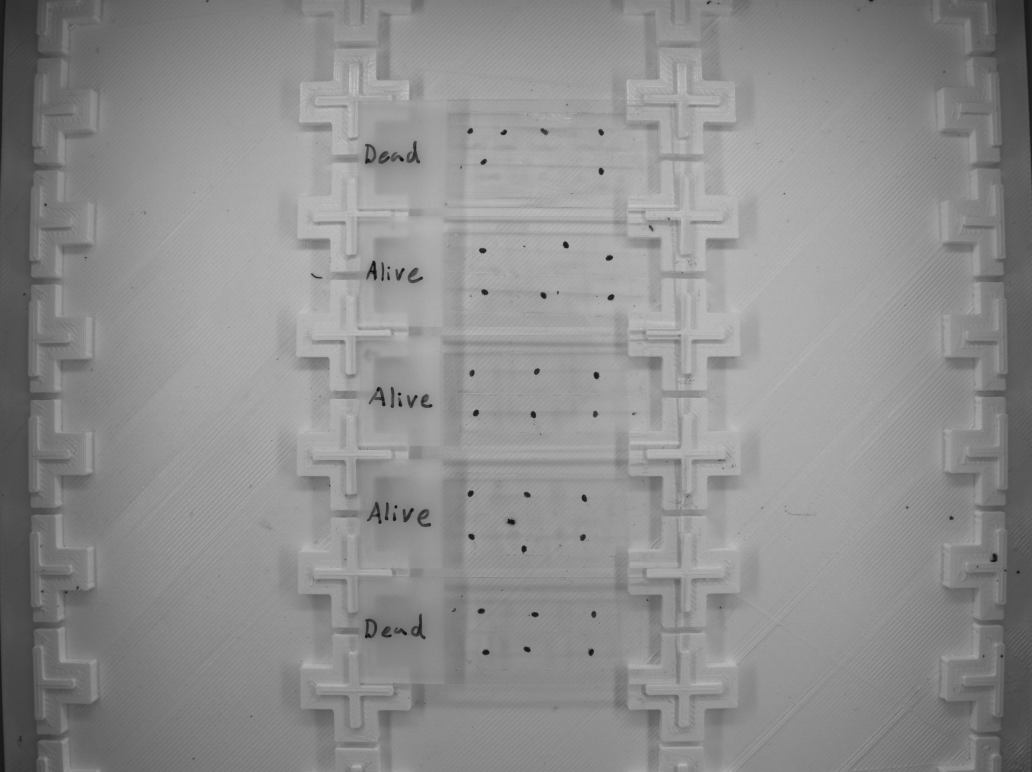
#> input picture scripts/sample_image.bmp, 2064 x 1544 px (shown at 1/2 size)
$ python demo_zoning.py
#> lines starting #> are read from the running program, lines starting #| are printed output that depends on the picture; after the words box and inside, x2 and y2 are one past the last pixel; in counts of white or black regions, pixels touching at a corner belong together
### classes/zones.py
from typing import Optional

from classes.rect import Rect, TextZone
from classes.app_config import AppConfig, get_default_config
import cv2
import numpy as np
import pandas as pd
from pathlib import Path

UNLABELED = "unlabeled"

# One row per (mite, recording). `moving`: the score of that recording reaches the
# threshold. x, y is the mite's centre in image pixels. `brightness`: the mean
# pixel value of the patch the score was taken from.
MITE_SCORE_COLUMNS = [
    "mite_ID", "time", "motion_score", "moving",
    "zone_id", "group", "zone_type", "x", "y", "brightness",
]


class Zone(TextZone):
    def __init__(self, x1, y1, x2, y2, type, id=None, label=None, config: Optional[AppConfig] = None):
        config = config or get_default_config()
        text = f"{type}_zone"
        style = config.zone_styles.get(text)

        style_kwargs = {}
        if style is not None:
            style_kwargs = dict(
                color=style.box_color,
                text_color=style.text_color,
                thickness=style.thickness,
                font_scale=style.font_scale,
                text_offset_y=style.text_offset_y,
            )

        super().__init__(x1, y1, x2, y2, text=text, **style_kwargs)
        self.type = type
        self.id = id
        self.mites = []  # List to hold Mite instances within this zone
        self.label = label

    # [4 lines left out: function label, not called in this run]

    @label.setter
    def label(self, value):
        """Setting a label also changes the text drawn above the zone."""
        self._label = value or None
        self.text = self._label if self._label else f"{self.type}_zone"

    # [4 lines left out: function group, not called in this run]

    def add_mite(self, mite):
        """Add a Mite instance to the zone"""
        self.mites.append(mite)

    # [9 lines left out: function draw_mask, not called in this run]

    def draw(self, image):
        """Draws the zone rectangle and label on the image."""
        super().draw(image)

        # also draw mites within this zone
        for mite in self.mites:
            mite.draw(image)


# Mites whose tops are within this many mite heights of each other are on one
# line when they are numbered: they lie scattered on the plate, not in rows.
MITE_LINE_HEIGHTS = 2


# [40 lines left out: functions sort_reading_order, mites_in_reading_order, mite_ids, not called in this run]


class ZoneManager:
    # [40 lines left out: functions __init__, from_coords_file, not called in this run]

    def add_zone(self, zone):
        self.zones.append(zone)

    # [49 lines left out: functions mites, exclusion_zones, valid_zones, labelled_zones, text_zone_for, apply_labels, not called in this run]

    def is_excluded(self, px, py):
        """Returns True if (px, py) falls inside any exclusion zone."""
        return any(zone.contains_point(px, py) for zone in self.exclusion_zones)

    # [104 lines left out: functions mask_image_to_valid_rois, draw, assign_mites, number_mites, zone_of, remove_mites and 1 more, not called in this run]

### classes/rect.py
import cv2


class Rect:
    def __init__(self, x1, y1, x2, y2, color=(0, 255, 0), thickness=2, **kwargs):
        # Ensure coordinates are in correct order (x1,y1) top-left, (x2,y2) bottom-right
        self.x1, self.y1 = int(min(x1, x2)), int(min(y1, y2))
        self.x2, self.y2 = int(max(x1, x2)), int(max(y1, y2))
        self.color = color
        self.thickness = thickness

        # set any additional dynamically injected attributes
        for key, value in kwargs.items():
            setattr(self, key, value)

    # [4 lines left out: function from_config, not called in this run]

    def draw(self, image, thickness=None):
        thickness = self.thickness if thickness is None else thickness
        cv2.rectangle(image, (self.x1, self.y1), (self.x2, self.y2), self.color, thickness)

    # [4 lines left out: function __contains__, not called in this run]

    def contains_point(self, px, py):
        """Return True if the point (px, py) falls within this rect's bounds."""
        return self.x1 <= px <= self.x2 and self.y1 <= py <= self.y2

    def __repr__(self):
        return f"Rect({self.x1}, {self.y1}, {self.x2}, {self.y2})"

    # [21 lines left out: functions __iter__, get_ROI, not called in this run]


class TextZone(Rect):
    def __init__(self, x1, y1, x2, y2, text="EMPTY", color=(255, 0, 0), text_color=(0, 0, 255),
                 thickness=2, font_scale=1.0, text_offset_y=10):
        super().__init__(x1, y1, x2, y2, color=color, thickness=thickness)
        self.text = text
        self.color = color
        self.text_color = text_color
        self.font_scale = font_scale
        self.text_offset_y = text_offset_y

    # [6 lines left out: function from_config, not called in this run]

    def draw(self, image, thickness=None, font_scale=None, font=cv2.FONT_HERSHEY_SIMPLEX):
        thickness = self.thickness if thickness is None else thickness
        font_scale = self.font_scale if font_scale is None else font_scale

        # Draw rectangle using Rect's method
        super().draw(image, thickness=thickness)

        # Add text
        cv2.putText(image, self.text, (self.x1, max(self.y1 - self.text_offset_y, 0)),
                    font, font_scale, self.text_color, thickness)

    def __repr__(self):
        return f"TextZone({self.x1}, {self.y1}, {self.x2}, {self.y2}, text='{self.text}')"

### classes/app_config.py
import os
import re
import shutil
from dataclasses import dataclass, field, fields
from functools import lru_cache
from pathlib import Path
from typing import Any, Optional

import yaml

# config.yaml is this machine's own and not in git, so an update never changes
# the metric saved from the calibration page. A new copy of the app makes it
# from config.default.yaml, which is in git. DISCOBOX_CONFIG names another file
# to use in its place: the tests', so they never depend on this machine's.
TEMPLATE_CONFIG_PATH = Path(__file__).resolve().parent.parent / "config.default.yaml"
DEFAULT_CONFIG_PATH = Path(os.environ.get("DISCOBOX_CONFIG") or TEMPLATE_CONFIG_PATH.with_name("config.yaml"))
# The movement score of every analysis. It is no longer chosen: a config file's
# own `mite.metric` is not read, and one without a threshold or parameters for
# this score (made before it was the one) takes config.default.yaml's.
# The frames always follow a shaking plate before they are scored
# (classes/scoring/plate_stabilizer.py): a file's own `mite.stabilize_plate` is not read either.
METRIC = "outline_variability"


def _config_file(config_path: Optional[str | Path] = None) -> Path:
    """The config file to read or write: `config_path`, or config.yaml, made
    from config.default.yaml if there is none yet."""
    if config_path is not None:
        return Path(config_path)
    if not DEFAULT_CONFIG_PATH.exists():
        shutil.copyfile(TEMPLATE_CONFIG_PATH, DEFAULT_CONFIG_PATH)
    return DEFAULT_CONFIG_PATH


@lru_cache(maxsize=None)
def _load_yaml_cached(config_path: Path) -> dict:
    """Read and parse a YAML file, caching the result per path so repeated
    AppConfig() instantiations don't hit the filesystem again."""
    with open(config_path, "r", encoding="utf-8") as file:
        return yaml.safe_load(file) or {}


def _tuplify(data: dict) -> dict:
    """Convert list values (e.g. YAML color arrays) into tuples."""
    return {key: tuple(value) if isinstance(value, list) else value for key, value in data.items()}


def _with_the_metric(mite: dict) -> dict:
    """A config file's `mite` section with METRIC as its metric, plate
    stabilization on, config.default.yaml's parameters for it (always: they
    were chosen with the score's constants, scripts/pipeline_optuna.py, and a
    machine's older ones would not fit them), and config.default.yaml's
    threshold for it where it has none."""
    mite = {**mite, "metric": METRIC, "stabilize_plate": True}
    for key in ("metric_thresholds", "metric_params"):
        own = dict(mite.get(key) or {})
        if (METRIC in own and key == "metric_thresholds") or not TEMPLATE_CONFIG_PATH.exists():
            continue
        template = _load_yaml_cached(TEMPLATE_CONFIG_PATH).get("mite", {}).get(key) or {}
        if METRIC in template:
            mite[key] = {**own, METRIC: template[METRIC]}
    return mite


def _with_the_blob_settings(detector: dict) -> dict:
    """A config file's `detector` section with config.default.yaml's blob
    detector settings (BLOB_SETTINGS), always: they were chosen on frames
    labelled by hand (scripts/detector_optuna.py), and a machine's config.yaml
    holds only the copy of older defaults it was made from."""
    if not TEMPLATE_CONFIG_PATH.exists():
        return detector
    template = _load_yaml_cached(TEMPLATE_CONFIG_PATH).get("detector") or {}
    return {**detector, **{key: template[key] for key in BLOB_SETTINGS if key in template}}


def _known(section, data: dict) -> dict:
    """The entries of `data` that `section` (a dataclass) has a field for.

    config.yaml is this machine's own, so it can hold a key saved by another
    version of the app; such a key is left out instead of stopping the app.
    """
    names = {f.name for f in fields(section)}
    return {key: value for key, value in data.items() if key in names}


@dataclass
class RectStyle:
    color: tuple
    thickness: int


@dataclass
class TextZoneStyle:
    box_color: tuple
    text_color: tuple
    thickness: int
    font_scale: float
    text_offset_y: int


@dataclass
class MiteConfig:
    radius: int
    metric: str
    moving_color: tuple
    still_color: tuple
    # metric name -> its parameters, e.g. {"topN_variability": {"n": 10}}; a metric
    # or parameter left out uses the default in its Analyzer function.
    metric_params: dict = field(default_factory=dict)
    # metric name -> its movement threshold, on that metric's scale, e.g.
    # {"topN_variability": 14.17}.
    metric_thresholds: dict = field(default_factory=dict)
    # The threshold of a metric missing from metric_thresholds (older config files).
    # After loading it is the threshold of `metric`.
    motion_threshold: Optional[float] = None
    # Take a shaking plate out of the frames before scoring (see
    # classes/scoring/plate_stabilizer.py). It works with every metric.
    stabilize_plate: bool = False
    # Put the scores of a finished run on one scale for every mite (see
    # classes/scoring/score_normalizer.py): scaled to the run's typical brightness, and
    # each mite's own floor moved to the common one.
    normalize_brightness: bool = False
    normalize_floor: bool = False
    # metric name -> [low, high] on that metric's scale: the shape of the band
    # around its threshold whose scores are checked by eye (see
    # classes/results/review_band.py), e.g. {"topN_variability": [2.7, 3.9]}. A metric
    # left out has a band as far below the threshold as above it.
    metric_review_bands: dict = field(default_factory=dict)
    # How many mites the result pages ask to check by eye, unless a run has its own number.
    review_mites: int = 20

    def __post_init__(self):
        self._fallback_threshold = self.motion_threshold
        self.motion_threshold = self.threshold_for(self.metric)

    def params_for(self, metric):
        return dict((self.metric_params or {}).get(metric) or {})

    def threshold_for(self, metric):
        """The movement threshold saved for `metric`."""
        value = (self.metric_thresholds or {}).get(metric, self._fallback_threshold)
        if value is None:
            raise ValueError(f"No threshold for metric {metric!r}: add it to mite.metric_thresholds in config.yaml.")
        return float(value)

    # [10 lines left out: function review_band_for, not called in this run]


@dataclass
class DetectorConfig:
    min_threshold: float
    max_threshold: float
    threshold_step: float
    filter_by_color: bool
    blob_color: int
    filter_by_area: bool
    min_area: float
    max_area: float
    filter_by_circularity: bool
    min_circularity: float
    filter_by_convexity: bool
    min_convexity: float
    filter_by_inertia: bool
    min_inertia_ratio: float
    # SimpleBlobDetector's own defaults, which applied before these were settings
    min_dist_between_blobs: float = 10
    min_repeatability: int = 2
    # Mites put on the plates after a folder's first recording: the least that
    # must appear in a zone in one recording to be taken as mites
    # (classes/scoring/new_mites.py); fewer are debris or a mite that walked.
    # 0: none are looked for. A config.yaml made before has none: 3.
    min_new_mites: int = 3


# The blob detector's settings: always config.default.yaml's (_with_the_blob_settings()).
BLOB_SETTINGS = ("min_threshold", "max_threshold", "threshold_step", "filter_by_color", "blob_color",
                 "filter_by_area", "min_area", "max_area", "filter_by_circularity", "min_circularity",
                 "filter_by_convexity", "min_convexity", "filter_by_inertia", "min_inertia_ratio",
                 "min_dist_between_blobs", "min_repeatability")


@dataclass
class LabelReaderConfig:
    # A config.yaml made before the names were read has no label_reader section.
    enabled: bool = False
    model: str = "gemini-flash-lite-latest"


class AppConfig:
    """Loads configuration and exposes strongly-typed style/domain sections."""

    def __init__(self, config_path: Optional[str | Path] = None):
        self.config_path = _config_file(config_path)
        self._raw_config = _load_yaml_cached(self.config_path)

        visual_styles = self._raw_config.get("visual_styles", {})
        self.rect_style = RectStyle(**_known(RectStyle, _tuplify(visual_styles.get("rect", {}))))
        self.text_zone_style = TextZoneStyle(**_known(TextZoneStyle, _tuplify(visual_styles.get("text_zone", {}))))
        self.mite = MiteConfig(**_known(MiteConfig, _tuplify(_with_the_metric(self._raw_config.get("mite", {})))))
        self.detector = DetectorConfig(**_known(DetectorConfig, _with_the_blob_settings(self._raw_config.get("detector", {}))))
        self.label_reader = LabelReaderConfig(**_known(LabelReaderConfig, self._raw_config.get("label_reader") or {}))
        self.zone_styles = {
            name: TextZoneStyle(**_known(TextZoneStyle, _tuplify(style)))
            for name, style in visual_styles.get("Zones", {}).items()
        }

    def get(self, section: str, default: Optional[Any] = None):
        """Retrieve raw parameters for any given configuration section."""
        return self._raw_config.get(section, default)


_default_config: Optional["AppConfig"] = None


def get_default_config() -> "AppConfig":
    """Return the shared AppConfig loaded from the default config.yaml.

    Lazily built once and reused by every caller (e.g. every Mite) that
    doesn't supply its own config, so the default file is only ever
    read/parsed a single time.
    """
    global _default_config
    if _default_config is None:
        _default_config = AppConfig()
    return _default_config


# [75 lines left out: functions save_motion_threshold, _band_moved, save_review_band, _forget_loaded_config, not called in this run]


_METRIC_LINE = re.compile(r"^([ \t]+)metric:[ \t]*(\"[^\"]*\"|'[^']*'|[^\s#]+)", re.MULTILINE)


# [131 lines left out: functions _set_metric_entry, save_movement_score, _set_flag, _set_in_section, _save_in_section, save_label_reading and 1 more, not called in this run]

### scripts/demo_zoning.py
"""Manual smoke test: draw zones parsed from coordinates1.txt on the sample image."""
import sys
from pathlib import Path

sys.path.insert(0, str(Path(__file__).resolve().parent.parent))

import cv2

from classes.zones import Zone

SCRIPT_DIR = Path(__file__).resolve().parent
IMAGE_PATH = SCRIPT_DIR / "sample_image.bmp"
COORDINATES_PATH = SCRIPT_DIR.parent / "coords_pixel.txt"

# Maps the leading class id in coordinates1.txt to a Zone type name.
# 1 = full chamber (dot-counting area), 0 = the handwritten Alive/Dead label strip.
# These names must match the "<type>_zone" style entries under visual_styles.Zones in config.yaml.
ZONE_TYPES = {
    "0": "label",
    "1": "mite",
}


def load_zones(path):
    zones = []
    with open(path) as f:
        for line in f:
            line = line.strip()
            if not line:
                continue
            type_id, x1, y1, x2, y2 = line.split()
            zone_type = ZONE_TYPES.get(type_id, type_id)
            zones.append(Zone(int(float(x1)), int(float(y1)), int(float(x2)), int(float(y2)), type=zone_type))
    return zones


image = cv2.imread(str(IMAGE_PATH))
#> image is the input picture: shape (1544, 2064, 3); min 14, max 226, mean 141.5
if image is None:
    raise FileNotFoundError(f"Could not load {IMAGE_PATH}")

zones = load_zones(COORDINATES_PATH)
#> (reads coords_pixel.txt from the repository)
for zone in zones:
    zone.draw(image)
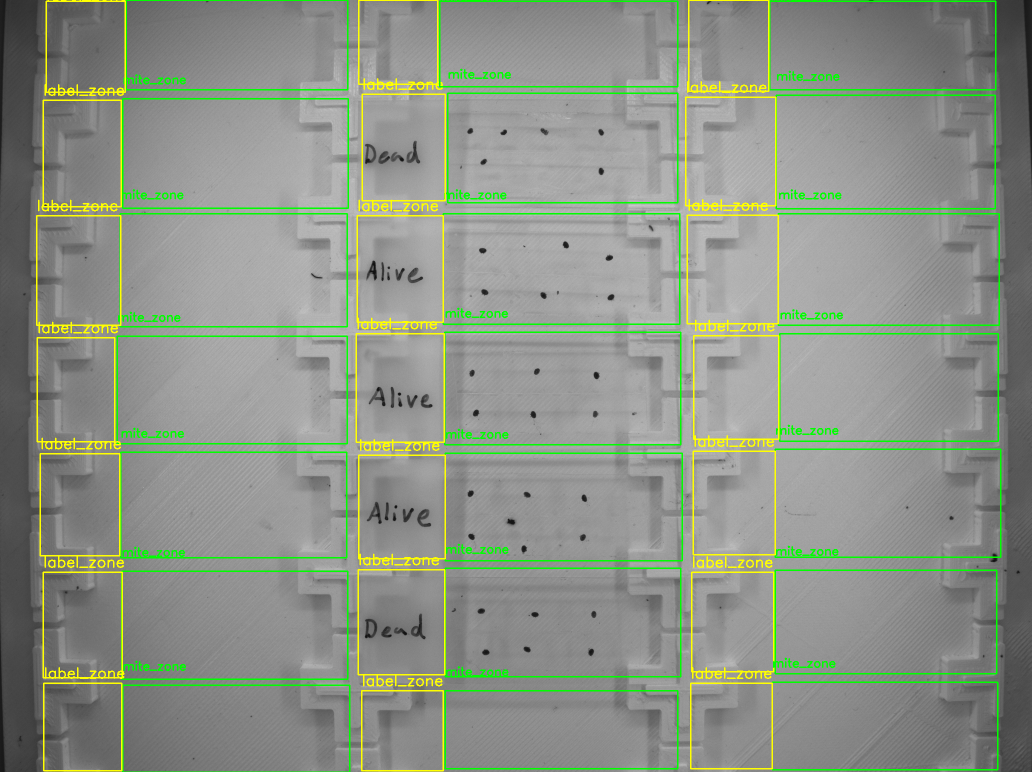
#> image: shape (1544, 2064, 3) (shown at 1/2 size); 4.85% of pixels changed, all inside (x1, y1, x2, y2) = (72, 0, 2003, 1544)

DISPLAY_WIDTH = 1000
scale = DISPLAY_WIDTH / image.shape[1]
#> scale = 0.484
display_image = cv2.resize(image, None, fx=scale, fy=scale, interpolation=cv2.INTER_AREA)
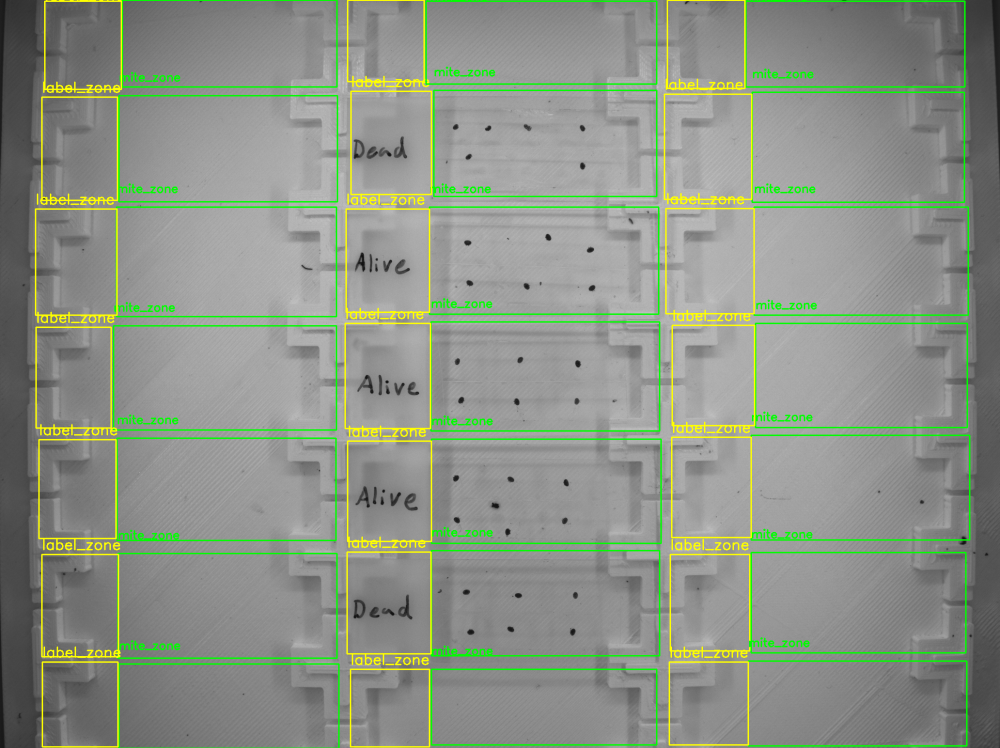
#> display_image: shape (748, 1000, 3); mean B, G, R 134.5, 146.8, 139.5

cv2.imshow("sample_image.bmp", display_image)
cv2.waitKey(0)
cv2.destroyAllWindows()
